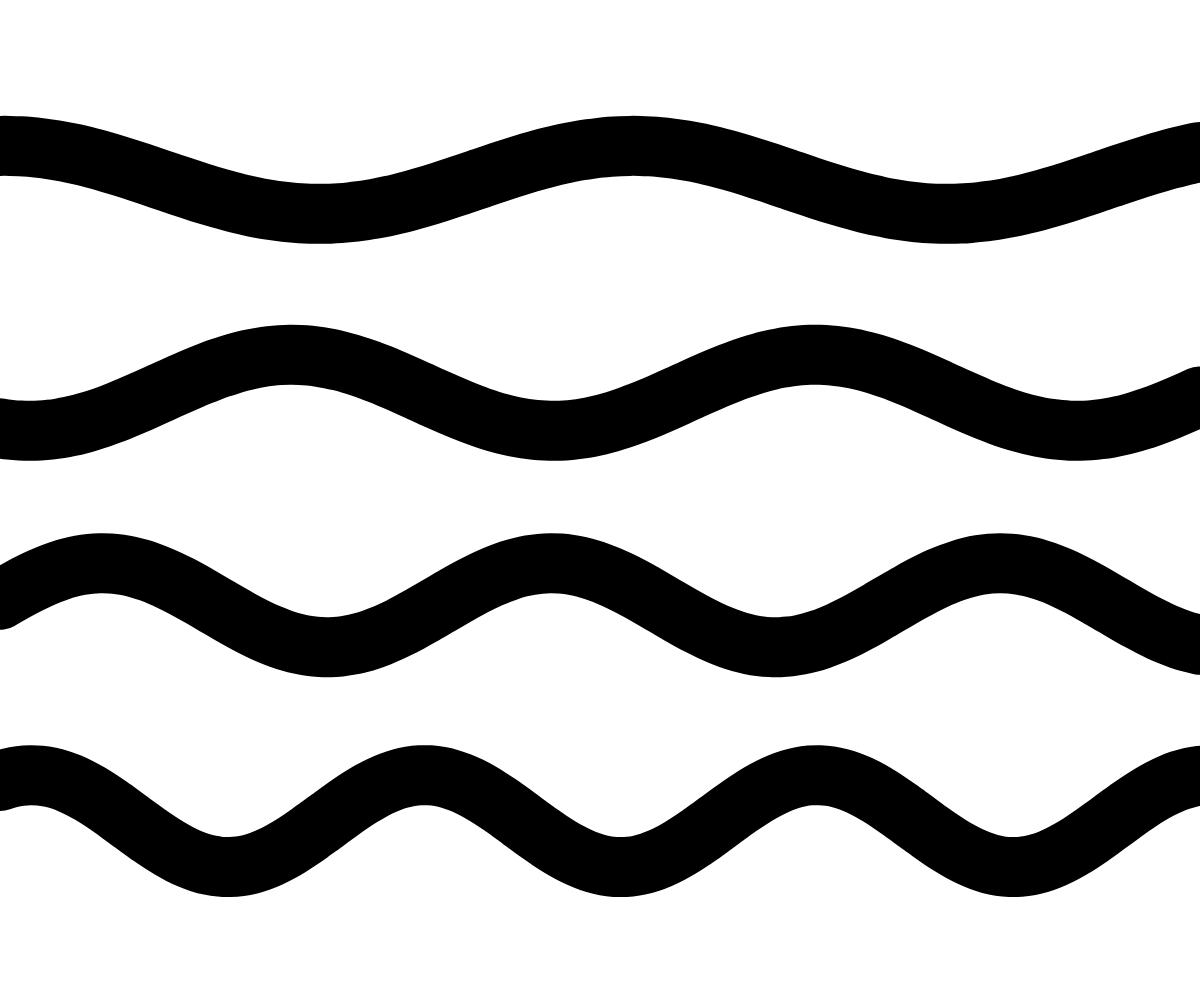
Frame 1 (no input)
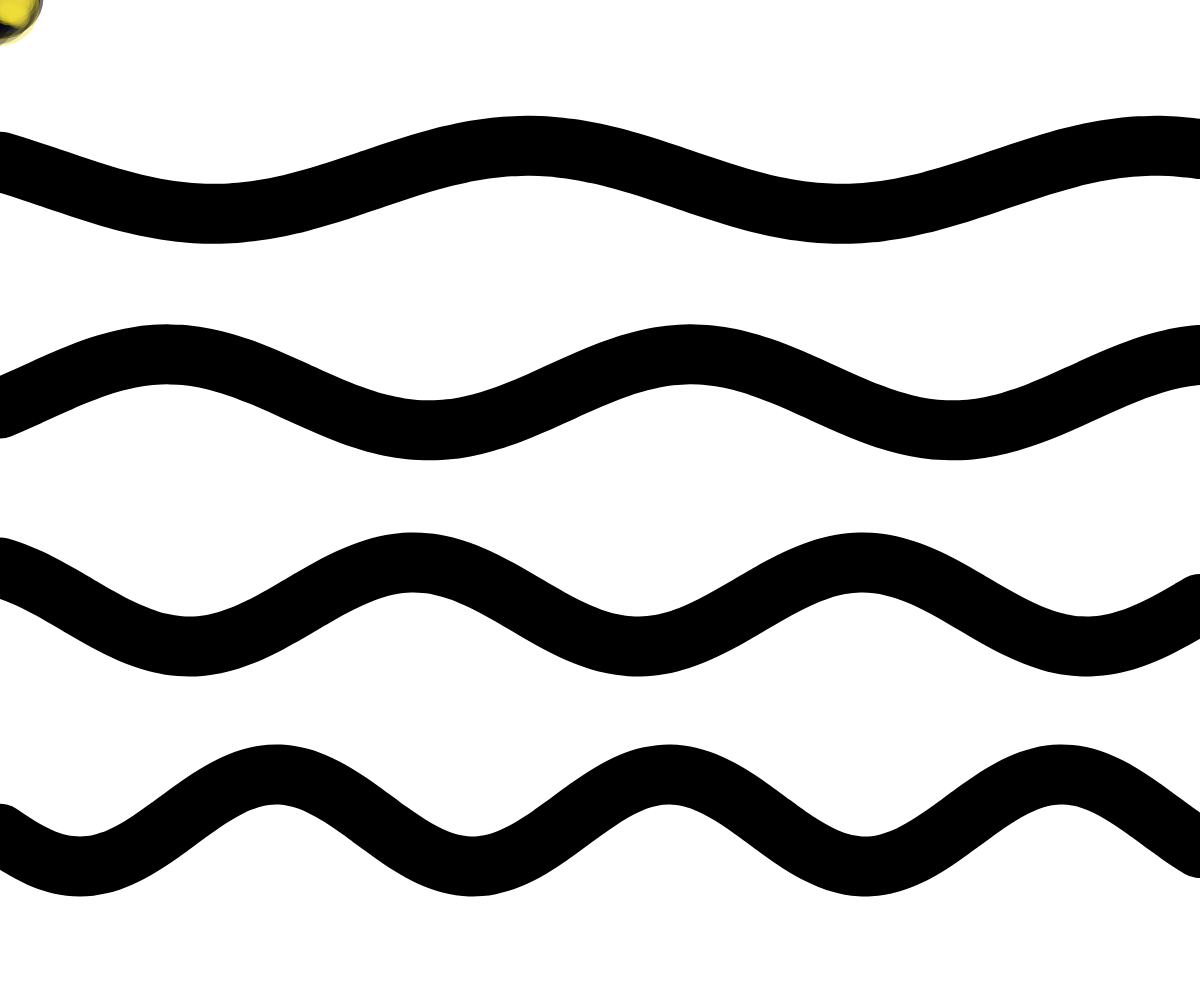
Frame 60 (no input)
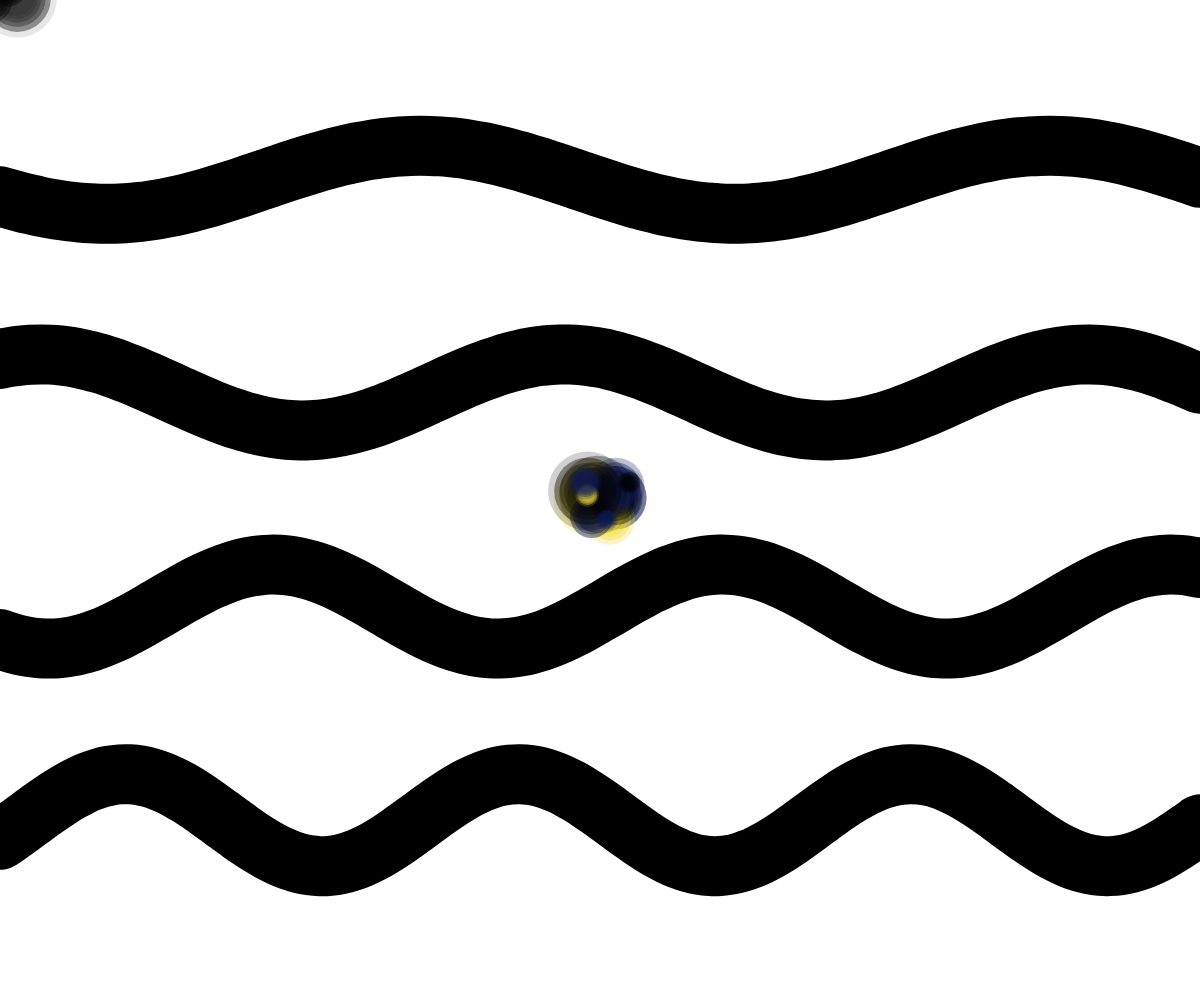
Frame 120 (the mouse pressed at the canvas centre since frame 60)

The p5.js sketch that drew these frames (run headless with seeded random() and noise() and a simulated clock; from frame 60 on, the mouse is pressed at the canvas centre):

// p5.js sketch
// ── sketch.js
// ===== CONFIG =====
const LINE_COUNT = 4;
const STEP = 10;
const THICK = 60;
const BASE_AMPL = 34;
const NOISE_AMPL = 3;
const NOISE_SCALE = 0;
const TIME_SPEED = 0.85;
const BG_COLOR = [255, 255, 255]; // 흰 배경

// 파티클 관련 설정
const PARTICLE_INTERVAL = 40; // 생성 간격 (ms)
const MAX_PARTICLES = 400;
const BOUNCE = 0.75;
const SLIDE = 0.3;
const PUSH = 1.4;
const FRICTION = 0.985;

// 파티클 트레일(짧게 남기기)
const TRAIL_ENABLED = true;
const TRAIL_LEN = 6;
const TRAIL_FADE_MAX = 120; // 트레일 최대 알파
const TRAIL_SHRINK = 0.85;

// 🎨 색상 팔레트
const PALETTE = [
  [16, 26, 90], // 네이비
  [0, 0, 0], // 블랙
  [240, 221, 58], // 옐로
];

let lines = [];
let particles = [];
let t = 0;
let lastParticleTime = 0;

function setup() {
  createCanvas(windowWidth, windowHeight);
  pixelDensity(1);
  colorMode(RGB, 255);
  noSmooth();
  strokeCap(ROUND);

  // 라인 초기화
  for (let i = 0; i < LINE_COUNT; i++) {
    const baseY = map(i, 0, LINE_COUNT - 1, height * 0.18, height * 0.82);
    const ampl = BASE_AMPL + i * 4;
    const freq = 0.01 + i * 0.002;
    const speed = TIME_SPEED * (0.6 + i * 0.25);
    lines.push(new WavyLine(baseY, ampl, freq, speed, THICK));
  }
}

function draw() {
  // 매 프레임 완전 리셋 (잔상 X)
  background(...BG_COLOR);
  blendMode(BLEND);
  t += deltaTime * 0.001;

  // ===== 라인 =====
  for (const wl of lines) {
    wl.update(t);
    wl.draw();
  }

  // ===== 파티클 생성 =====
  if (
    mouseX >= 0 &&
    mouseX <= width &&
    mouseY >= 0 &&
    mouseY <= height &&
    millis() - lastParticleTime > PARTICLE_INTERVAL
  ) {
    particles.push(new Particle(mouseX, mouseY));
    lastParticleTime = millis();
  }

  // ===== 파티클 업데이트/그리기 =====
  for (let i = particles.length - 1; i >= 0; i--) {
    const p = particles[i];
    p.update();
    for (const wl of lines) collideParticleWithLine(p, wl);
    p.draw();
    if (p.isDead() || particles.length > MAX_PARTICLES) particles.splice(i, 1);
  }
}

function windowResized() {
  resizeCanvas(windowWidth, windowHeight);
  for (let i = 0; i < lines.length; i++) {
    lines[i].baseY = map(i, 0, LINE_COUNT - 1, height * 0.18, height * 0.82);
  }
}

// ===== 라인 클래스 =====
class WavyLine {
  constructor(baseY, ampl, freq, speed, thickness) {
    this.baseY = baseY;
    this.ampl = ampl;
    this.freq = freq;
    this.speed = speed;
    this.phase = random(1000);
    this.thickness = thickness;
  }

  update(time) {
    this.time = time * this.speed + this.phase;
  }

  yAt(x) {
    const sine = sin(x * this.freq + this.time * 2.1) * this.ampl;
    const n1 = noise(x * NOISE_SCALE, this.time * 0.6);
    const n2 = noise((x + 777) * NOISE_SCALE, this.time * 0.35);
    const wobble =
      (n1 - 0.5) * 2 * NOISE_AMPL + (n2 - 0.5) * 2 * (NOISE_AMPL * 0.6);
    return this.baseY + sine + wobble;
  }

  dyAt(x) {
    const eps = 1.0;
    return this.yAt(x + eps) - this.yAt(x - eps);
  }

  draw() {
    stroke(0);
    strokeWeight(this.thickness);
    noFill();
    beginShape();
    for (let x = -STEP; x <= width + STEP; x += STEP) {
      const y = this.yAt(x);
      curveVertex(x, y);
    }
    endShape();
  }
}

// ===== 파티클 클래스 =====
class Particle {
  constructor(x, y) {
    this.pos = createVector(x, y);
    this.v = p5.Vector.random2D().mult(random(0.25, 0.9));
    this.r = random(20, 80);
    this.life = random(50, 80);
    const c = random(PALETTE);
    this.col = color(c[0], c[1], c[2]);
    this.trail = [];
  }

  update() {
    this.pos.add(this.v);
    this.v.mult(FRICTION);
    this.life -= 1;
    if (TRAIL_ENABLED) {
      this.trail.push(this.pos.copy());
      if (this.trail.length > TRAIL_LEN) this.trail.shift();
    }
  }

  draw() {
    noStroke();
    if (TRAIL_ENABLED && this.trail.length > 1) {
      for (let i = 0; i < this.trail.length - 1; i++) {
        const p = this.trail[i];
        const fac = (i + 1) / this.trail.length;
        const a = fac * TRAIL_FADE_MAX;
        const rr = this.r * Math.pow(TRAIL_SHRINK, this.trail.length - 1 - i);
        fill(red(this.col), green(this.col), blue(this.col), a);
        circle(p.x, p.y, rr);
      }
    }

    // 본체: 더 진하고 선명하게
    const aMain = map(this.life, 0, 80, 0, 220); // 💡 최대 알파 높임
    fill(red(this.col), green(this.col), blue(this.col), aMain);
    circle(this.pos.x, this.pos.y, this.r);
  }

  isDead() {
    return this.life <= 0;
  }
}

// ===== 충돌 처리 =====
function collideParticleWithLine(p, wl) {
  const x = constrain(p.pos.x, 0, width);
  const yLine = wl.yAt(x);
  const dy = wl.dyAt(x);
  const normal = createVector(-dy, 2).normalize();
  const dist = p.pos.y - yLine;
  const threshold = wl.thickness * 0.5 + p.r * 0.5;

  if (abs(dist) < threshold) {
    const dir = dist >= 0 ? 1 : -1;
    const penetration = threshold - abs(dist);
    p.pos.add(normal.copy().mult(dir * PUSH * penetration));

    const vN = normal.copy().mult(p.v.dot(normal));
    const vT = p.v.copy().sub(vN);
    p.v = vT.add(vN.mult(-BOUNCE));

    const tangent = createVector(2, dy).normalize();
    p.v.add(tangent.mult(SLIDE));
  }
}
